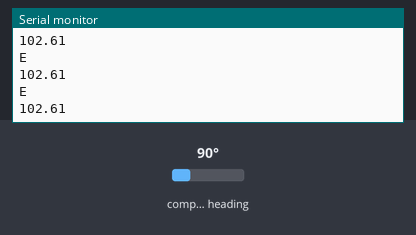
Bench run of a sketch on a simulated Arduino Uno, built with avr-gcc and run on an emulated ATmega328P. Parts: the last lines printed to the serial monitor. The test bench sets the inputs (shaded band); at power-on: compass heading 90°.

Above: at 1.8 s.
1.9 s: compass heading set to 7°
At 2.9 s:
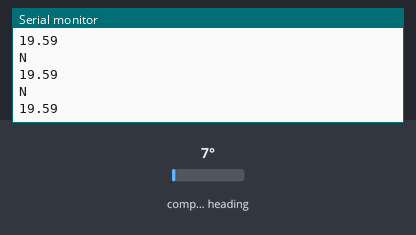
3.4 s: compass heading set to 180°
At 4.1 s:
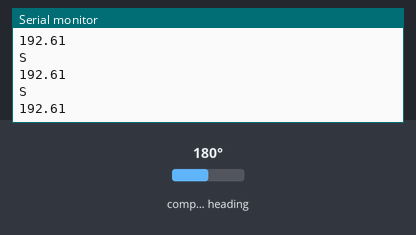
4.9 s: compass heading set to 269°
At 5.8 s:
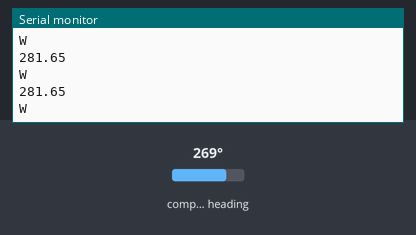
6.4 s: compass heading set to 19°
At 7.5 s:
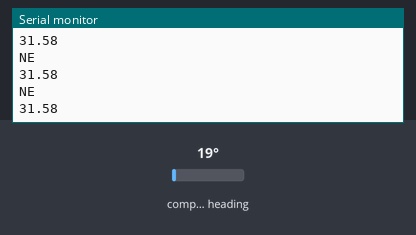
7.9 s: compass heading set to 116°
At 8.7 s:
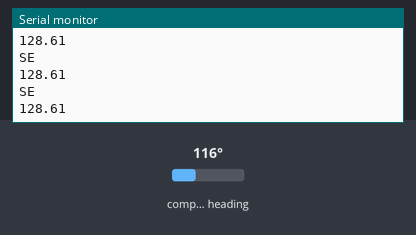
9.4 s: compass heading set to 206°
At 10.0 s:
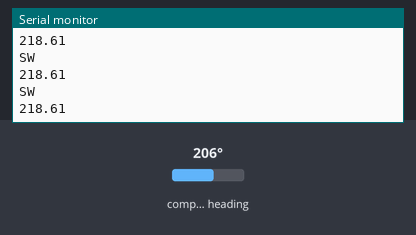
Timing chart, 0 to 11.9 s (numbered marks = the images above; inputs shaded):
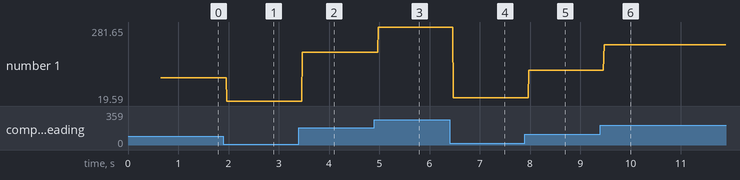

Measured:
- after the input at 1.9 s, the serial monitor: prints a new line after 0.07 s (image 1)
- after the input at 3.4 s, the serial monitor: prints a new line after 0.07 s (image 2)
- after the input at 4.9 s, the serial monitor: prints a new line after 0.07 s (image 3)
- after the input at 6.4 s, the serial monitor: prints a new line after 0.07 s (image 4)
- after the input at 7.9 s, the serial monitor: prints a new line after 0.07 s (image 5)
- after the input at 9.4 s, the serial monitor: prints a new line after 0.07 s (image 6)
- plotted number 1: 102.61 → 19.59 after the input at 1.9 s, 19.59 → 192.61 after the input at 3.4 s, 192.61 → 281.65 after the input at 4.9 s, 281.65 → 31.58 after the input at 6.4 s, 31.58 → 128.61 after the input at 7.9 s

The sketch:

bussola_teste.ino
```cpp
#include "Compass.h"

Compass compass; // criando uma instância da classe Compass com os pinos dos LEDs

void setup() {
  compass.begin_compass();
}

void loop() {
  //compass.update_compass();

  Serial.println(compass.calculate_heading_degrees());
  Serial.println(compass.cardinal_point_calculation(compass.calculate_heading_degrees()));
}
```

Compass.h
```cpp
#include <Wire.h>
#include <Adafruit_Sensor.h>
#include <Adafruit_HMC5883_U.h>

class Compass
{
public:
  Compass() : mag_(Adafruit_HMC5883_Unified(199851)) {}

  void begin_compass()
  {
    Serial.begin(9600);

    Serial.println("Inicializando o módulo HMC5883L");

    if (!mag_.begin())
    {
      // Checando se não houve nenhum problema de conexão com o...
      // sensor HMC5883
      Serial.println("Ooops, sensor nao detectado ... Verifique as conexoes!");
      while (1)
        ;
    }

    // Mostra algumas informações básicas do sensor quando o código começa
    displaySensorDetails();
  }

  void update_compass()
  {
    sensors_event_t event;
    mag_.getEvent(&event);
    float headingDegrees = calculate_heading_degrees_from_event(event);
    Serial.print("Posicao em graus: ");
    Serial.print(headingDegrees);
    Serial.print(" ---->  ");
    Serial.println(cardinal_point_calculation(headingDegrees));
    delay(100);
  }
  float calculate_heading_degrees()
  {
    sensors_event_t event;
    mag_.getEvent(&event);
    float heading = atan2(event.magnetic.y, event.magnetic.x);
    float declinationAngle = 0.22; // Ângulo de declinação magnética para São Paulo
    heading += declinationAngle;

    // Converte radianos para graus
    float headingDegrees = heading * 180 / PI;

    // Ajuste para que o grau esteja entre 0 e 360
    if (headingDegrees < 0)
    {
      headingDegrees += 360;
    }

    return headingDegrees;
  }

  String cardinal_point_calculation(float headingDegrees)
  {
    // array de posições cardeais

    String cardinalPoints[] = {"N", "NE", "E", "SE", "S", "SW", "W", "NW"};

    // verifica a posição em graus do ponto cardeal

    if (headingDegrees >= 0 && headingDegrees < 22.5)
    {
      return cardinalPoints[0];
    }
    else if (headingDegrees >= 22.5 && headingDegrees < 67.5)
    {
      return cardinalPoints[1];
    }
    else if (headingDegrees >= 67.5 && headingDegrees < 112.5)
    {
      return cardinalPoints[2];
    }
    else if (headingDegrees >= 112.5 && headingDegrees < 157.5)
    {
      return cardinalPoints[3];
    }
    else if (headingDegrees >= 157.5 && headingDegrees < 202.5)
    {
      return cardinalPoints[4];
    }
    else if (headingDegrees >= 202.5 && headingDegrees < 247.5)
    {
      return cardinalPoints[5];
    }
    else if (headingDegrees >= 247.5 && headingDegrees < 292.5)
    {
      return cardinalPoints[6];
    }
    else if (headingDegrees >= 292.5 && headingDegrees < 337.5)
    {
      return cardinalPoints[7];
    }
    else if (headingDegrees >= 337.5 && headingDegrees < 360.0)
    {
      return cardinalPoints[0];
    }
  }

private:
  void displaySensorDetails()
  {
    sensor_t sensor;
    mag_.getSensor(&sensor);
    Serial.println("------------------------------------");
    Serial.print("Sensor: ");
    Serial.println(sensor.name);
    Serial.print("Versao do driver: ");
    Serial.println(sensor.version);
    Serial.print("ID do sensor: ");
    Serial.println(sensor.sensor_id);
    Serial.print("Valor maximo: ");
    Serial.print(sensor.max_value);
    Serial.print("Valor Minimo: ");
    Serial.print(sensor.min_value);
    Serial.print("Resolucao: ");
    Serial.print(sensor.resolution);
    Serial.println("------------------------------------");
    Serial.println("");
    delay(500);
  }
  float calculate_heading_degrees_from_event(sensors_event_t event)
  {
    float heading = atan2(event.magnetic.y, event.magnetic.x);
    float declinationAngle = 0.22; // Ângulo de declinação magnética para São Paulo
    heading += declinationAngle;

    // Converte radianos para graus
    float headingDegrees = heading * 180 / PI;

    // Ajuste para que o grau esteja entre 0 e 360
    if (headingDegrees < 0)
    {
      headingDegrees += 360;
    }

    return headingDegrees;
  }
  Adafruit_HMC5883_Unified mag_;
};
```
